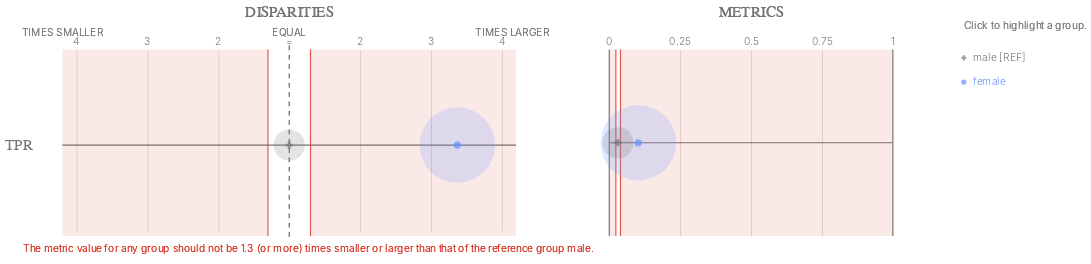

Write notebook code for a chart like this one.
### Code cell
ap.disparities_metrics(bdf, metrics, 'teacher_sex', fairness_threshold = 1.30)

### Figure 1 — Vega-Lite specification as saved in the notebook (floating-point values rounded to 4 significant figures)
{"config": {"view": {"continuousWidth": 400, "continuousHeight": 300, "strokeWidth": 0}, "axisLeft": {"labelColor": "rgb(117,117,117)", "labelFont": "Helvetica", "labelFontSize": 16}}, "hconcat": [{"layer": [{"data": {"name": "data-a80bbe78875d74850191493116348974"}, "mark": {"type": "rule", "stroke": "rgb(117,117,117)", "strokeWidth": 1.25, "tooltip": ""}, "encoding": {"x": {"type": "quantitative", "field": "x", "scale": {"domain": [-3, 3], "range": [57.0, 513.0]}}, "x2": {"field": "x2"}, "y": {"type": "nominal", "axis": {"domain": false, "labelAngle": 0, "labelPadding": -10, "orient": "left", "ticks": false, "title": ""}, "field": "metric", "scale": {"domain": ["TPR"], "range": [30, 225.0]}}}}, {"data": {"name": "data-79dd248bdaa0ea02c535240e8ad022c8"}, "mark": {"type": "rule", "stroke": "rgb(117,117,117)", "strokeDash": [5, 5], "strokeWidth": 1}, "encoding": {"tooltip": {"value": "male [REF]"}, "x": {"value": 285.0}, "y": {"value": 20.83}, "y2": {"value": 229.2}}}, {"data": {"name": "data-f70f876ef858e7578abafe4eee75fee4"}, "mark": {"type": "text", "align": "center", "color": "rgb(117,117,117)", "font": "Helvetica", "fontSize": 11, "fontWeight": 300, "tooltip": ""}, "encoding": {"text": {"type": "nominal", "field": "label"}, "x": {"type": "quantitative", "field": "value", "scale": {"domain": [-3, 3], "range": [57.0, 513.0]}}, "y": {"value": 17.5}}}, {"layer": [{"mark": {"type": "text", "align": "right", "fill": "rgb(117,117,117)", "font": "Helvetica", "fontSize": 11, "fontWeight": 300, "tooltip": ""}, "encoding": {"text": {"value": "TIMES SMALLER"}, "x": {"value": 85.5}, "y": {"value": 7.5}}}, {"mark": {"type": "text", "align": "left", "fill": "rgb(117,117,117)", "font": "Helvetica", "fontSize": 11, "fontWeight": 300, "tooltip": ""}, "encoding": {"text": {"value": "TIMES LARGER"}, "x": {"value": 484.5}, "y": {"value": 7.5}}}, {"mark": {"type": "text", "align": "center", "fill": "rgb(117,117,117)", "font": "Helvetica", "fontSize": 11, "fontWeight": 300, "tooltip": ""}, "encoding": {"text": {"value": "EQUAL"}, "x": {"value": 285.0}, "y": {"value": 7.5}}}], "data": {"name": "data-79dd248bdaa0ea02c535240e8ad022c8"}}, {"layer": [{"mark": {"type": "rule", "opacity": 0.8, "stroke": "rgb(217, 46, 28)", "strokeWidth": 1.25, "tooltip": ""}, "encoding": {"x": {"type": "quantitative", "field": "min", "scale": {"domain": [-3, 3], "range": [57.0, 513.0]}}, "y": {"value": 25.0}, "y2": {"value": 225.0}}}, {"mark": {"type": "rule", "opacity": 0.8, "stroke": "rgb(217, 46, 28)", "strokeWidth": 1.25, "tooltip": ""}, "encoding": {"x": {"type": "quantitative", "field": "max", "scale": {"domain": [-3, 3], "range": [57.0, 513.0]}}, "y": {"value": 25.0}, "y2": {"value": 225.0}}}, {"layer": [{"mark": {"type": "rect", "fill": "rgb(217, 46, 28)", "opacity": 0.1, "tooltip": ""}, "encoding": {"x": {"type": "quantitative", "field": "min", "scale": {"domain": [-3, 3], "range": [57.0, 513.0]}}, "x2": {"field": "lower_end"}, "y": {"value": 25.0}, "y2": {"value": 225.0}}}, {"mark": {"type": "rect", "fill": "rgb(217, 46, 28)", "opacity": 0.1, "tooltip": ""}, "encoding": {"x": {"type": "quantitative", "field": "max", "scale": {"domain": [-3, 3], "range": [57.0, 513.0]}}, "x2": {"field": "upper_end"}, "y": {"value": 25.0}, "y2": {"value": 225.0}}}]}, {"data": {"name": "data-79dd248bdaa0ea02c535240e8ad022c8"}, "mark": {"type": "text", "align": "left", "baseline": "top", "fill": "rgb(217, 46, 28)", "font": "Helvetica", "fontSize": 11, "fontWeight": 300, "tooltip": ""}, "encoding": {"text": {"value": "The metric value for any group should not be 1.3 (or more) times smaller or larger than that of the reference group male."}, "x": {"value": 0}, "y": {"value": 233.3}}}], "data": {"name": "data-3dee117d57e1ece1df7853af976ed45d"}}, {"layer": [{"mark": "circle"}, {"data": {"name": "data-7aada5f1c963228e80b8d6567e8e6890"}, "mark": {"type": "circle", "opacity": 0.2}, "encoding": {"color": {"condition": {"type": "nominal", "field": "attribute_value", "legend": null, "scale": {"domain": ["male", "female"], "range": ["rgb(117,117,117)", "rgb(100, 143, 255)", "rgb(254, 97, 0)", "rgb(220, 38, 127)", "rgb(255, 176, 0)", "rgb(120, 94, 240)"]}, "selection": "selector047"}, "value": "rgb(224,224,224)"}, "size": {"type": "quantitative", "field": "group_size", "legend": null, "scale": {"domain": [0, 18110.0], "range": [0, 7854.0]}}, "tooltip": [{"type": "nominal", "field": "attribute_value", "title": "Group"}, {"type": "nominal", "field": "tooltip_group_size", "title": "Group Size"}, {"type": "nominal", "field": "tooltip_disparity_explanation_tpr", "title": "Disparity"}, {"type": "quantitative", "field": "tpr", "format": ".2f", "title": "TPR"}], "x": {"type": "quantitative", "axis": {"domain": false, "labels": false, "ticks": false, "title": null, "values": [-3, -2, -1, 1, 2, 3]}, "field": "tpr_disparity_scaled", "scale": {"domain": [-3, 3], "range": [57.0, 513.0]}}, "y": {"type": "nominal", "axis": {"domain": false, "grid": false, "labels": false, "ticks": false, "title": " "}, "field": "metric_variable", "scale": {"domain": ["TPR"], "range": [30, 225.0]}}}, "selection": {"selector049": {"type": "multi", "empty": "all", "fields": ["attribute_value"]}}, "transform": [{"calculate": "'TPR'", "as": "metric_variable"}]}, {"layer": [{"mark": "point"}, {"data": {"name": "data-7aada5f1c963228e80b8d6567e8e6890"}, "mark": {"type": "point", "filled": true, "size": 60}, "encoding": {"color": {"condition": {"type": "nominal", "field": "attribute_value", "legend": null, "scale": {"domain": ["male", "female"], "range": ["rgb(117,117,117)", "rgb(100, 143, 255)", "rgb(254, 97, 0)", "rgb(220, 38, 127)", "rgb(255, 176, 0)", "rgb(120, 94, 240)"]}, "selection": "selector047"}, "value": "rgb(224,224,224)"}, "shape": {"type": "nominal", "field": "attribute_value", "legend": null, "scale": {"domain": ["male", "female"], "range": ["cross", "circle"]}}, "tooltip": [{"type": "nominal", "field": "attribute_value", "title": "Group"}, {"type": "nominal", "field": "tooltip_group_size", "title": "Group Size"}, {"type": "nominal", "field": "tooltip_disparity_explanation_tpr", "title": "Disparity"}, {"type": "quantitative", "field": "tpr", "format": ".2f", "title": "TPR"}], "x": {"type": "quantitative", "axis": {"domain": false, "labels": false, "ticks": false, "title": null, "values": [-3, -2, -1, 1, 2, 3]}, "field": "tpr_disparity_scaled", "scale": {"domain": [-3, 3], "range": [57.0, 513.0]}}, "y": {"type": "nominal", "axis": {"domain": false, "grid": false, "labels": false, "ticks": false, "title": " "}, "field": "metric_variable", "scale": {"domain": ["TPR"], "range": [30, 225.0]}}}, "selection": {"selector048": {"type": "multi", "empty": "all", "fields": ["attribute_value"]}}, "transform": [{"calculate": "'TPR'", "as": "metric_variable"}]}]}]}, {"data": {"name": "data-79dd248bdaa0ea02c535240e8ad022c8"}, "mark": {"type": "text", "align": "center", "fill": "rgb(117,117,117)", "font": "Helvetica", "fontSize": 16, "tooltip": ""}, "encoding": {"text": {"value": "DISPARITIES"}, "x": {"value": 285.0}, "y": {"value": -15}}}], "height": 250, "resolve": {"scale": {"size": "independent", "y": "independent"}}, "width": 570.0}, {"layer": [{"data": {"name": "data-2877b248c93196b56da8c0b23bb53c1d"}, "mark": {"type": "rule", "stroke": "rgb(117,117,117)", "strokeWidth": 1.25, "tooltip": ""}, "encoding": {"x": {"type": "quantitative", "field": "start", "scale": {"domain": [0, 1], "range": [38.0, 342.0]}}, "x2": {"field": "end"}, "y": {"type": "nominal", "axis": {"domain": false, "grid": false, "labels": false, "ticks": false, "title": " "}, "field": "y_position", "scale": {"domain": ["TPR"], "range": [25.0, 225.0]}}}}, {"data": {"name": "data-6cfe259518f6c7b358d8f836a73e6b7f"}, "mark": {"type": "rule", "stroke": "rgb(117,117,117)", "strokeWidth": 1.25, "tooltip": ""}, "encoding": {"x": {"type": "quantitative", "field": "x_position", "scale": {"domain": [0, 1], "range": [38.0, 342.0]}}, "y": {"value": 25.0}, "y2": {"value": 225.0}}}, {"data": {"name": "data-60ed1133fa688d151d36705a369482e0"}, "mark": {"type": "text", "align": "center", "color": "rgb(117,117,117)", "font": "Helvetica", "fontSize": 11, "fontWeight": 300, "tooltip": ""}, "encoding": {"text": {"type": "nominal", "field": "value"}, "x": {"type": "quantitative", "field": "value", "scale": {"domain": [0, 1], "range": [38.0, 342.0]}}, "y": {"value": 17.5}}}, {"layer": [{"mark": {"type": "rect", "opacity": 0.8, "stroke": "rgb(217, 46, 28)", "strokeWidth": 1.25, "tooltip": ""}, "encoding": {"x": {"type": "quantitative", "field": "lower_threshold_value", "scale": {"domain": [0, 1], "range": [38.0, 342.0]}}, "x2": {"field": "lower_threshold_value"}, "y": {"type": "nominal", "axis": {"domain": false, "grid": false, "labels": false, "ticks": false, "title": " "}, "field": "metric", "scale": {"domain": ["TPR"], "range": [25.0, 225.0]}}}}, {"mark": {"type": "rect", "opacity": 0.8, "stroke": "rgb(217, 46, 28)", "strokeWidth": 1.25, "tooltip": ""}, "encoding": {"x": {"type": "quantitative", "field": "upper_threshold_value", "scale": {"domain": [0, 1], "range": [38.0, 342.0]}}, "x2": {"field": "upper_threshold_value"}, "y": {"type": "nominal", "axis": {"domain": false, "grid": false, "labels": false, "ticks": false, "title": " "}, "field": "metric", "scale": {"domain": ["TPR"], "range": [25.0, 225.0]}}}}, {"layer": [{"mark": {"type": "rect", "fill": "rgb(217, 46, 28)", "opacity": 0.1, "tooltip": ""}, "encoding": {"x": {"type": "quantitative", "field": "lower_threshold_value", "scale": {"domain": [0, 1], "range": [38.0, 342.0]}}, "x2": {"field": "lower_end"}, "y": {"type": "nominal", "axis": {"domain": false, "grid": false, "labels": false, "ticks": false, "title": " "}, "field": "metric", "scale": {"domain": ["TPR"], "range": [25.0, 225.0]}}}}, {"mark": {"type": "rect", "fill": "rgb(217, 46, 28)", "opacity": 0.1, "tooltip": ""}, "encoding": {"x": {"type": "quantitative", "field": "upper_threshold_value", "scale": {"domain": [0, 1], "range": [38.0, 342.0]}}, "x2": {"field": "upper_end"}, "y": {"type": "nominal", "axis": {"domain": false, "grid": false, "labels": false, "ticks": false, "title": " "}, "field": "metric", "scale": {"domain": ["TPR"], "range": [25.0, 225.0]}}}}]}], "data": {"name": "data-bde113a9093594c38666806d9ec52be7"}}, {"layer": [{"mark": "circle"}, {"data": {"name": "data-7aada5f1c963228e80b8d6567e8e6890"}, "mark": {"type": "circle", "opacity": 0.2}, "encoding": {"color": {"condition": {"type": "nominal", "field": "attribute_value", "legend": null, "scale": {"domain": ["male", "female"], "range": ["rgb(117,117,117)", "rgb(100, 143, 255)", "rgb(254, 97, 0)", "rgb(220, 38, 127)", "rgb(255, 176, 0)", "rgb(120, 94, 240)"]}, "selection": "selector047"}, "value": "rgb(224,224,224)"}, "size": {"type": "quantitative", "field": "group_size", "legend": null, "scale": {"domain": [0, 18110.0], "range": [0, 7854.0]}}, "tooltip": [{"type": "nominal", "field": "attribute_value", "title": "Group"}, {"type": "nominal", "field": "tooltip_group_size", "title": "Group Size"}, {"type": "nominal", "field": "tooltip_disparity_explanation_tpr", "title": "Disparity"}, {"type": "quantitative", "field": "tpr", "format": ".2f", "title": "TPR"}], "x": {"type": "quantitative", "axis": {"domain": false, "labels": false, "ticks": false, "title": null, "values": [0.25, 0.5, 0.75]}, "field": "tpr", "scale": {"domain": [0, 1], "range": [38.0, 342.0]}}, "y": {"type": "nominal", "axis": {"domain": false, "grid": false, "labels": false, "ticks": false, "title": " "}, "field": "metric_variable", "scale": {"domain": ["TPR"], "range": [25.0, 225.0]}}}, "selection": {"selector051": {"type": "multi", "empty": "all", "fields": ["attribute_value"]}}, "transform": [{"calculate": "'TPR'", "as": "metric_variable"}]}, {"layer": [{"mark": "point"}, {"data": {"name": "data-7aada5f1c963228e80b8d6567e8e6890"}, "mark": {"type": "point", "filled": true, "size": 60}, "encoding": {"color": {"condition": {"type": "nominal", "field": "attribute_value", "legend": null, "scale": {"domain": ["male", "female"], "range": ["rgb(117,117,117)", "rgb(100, 143, 255)", "rgb(254, 97, 0)", "rgb(220, 38, 127)", "rgb(255, 176, 0)", "rgb(120, 94, 240)"]}, "selection": "selector047"}, "value": "rgb(224,224,224)"}, "shape": {"type": "nominal", "field": "attribute_value", "legend": null, "scale": {"domain": ["male", "female"], "range": ["cross", "circle"]}}, "tooltip": [{"type": "nominal", "field": "attribute_value", "title": "Group"}, {"type": "nominal", "field": "tooltip_group_size", "title": "Group Size"}, {"type": "nominal", "field": "tooltip_disparity_explanation_tpr", "title": "Disparity"}, {"type": "quantitative", "field": "tpr", "format": ".2f", "title": "TPR"}], "x": {"type": "quantitative", "axis": {"domain": false, "labels": false, "ticks": false, "title": null, "values": [0.25, 0.5, 0.75]}, "field": "tpr", "scale": {"domain": [0, 1], "range": [38.0, 342.0]}}, "y": {"type": "nominal", "axis": {"domain": false, "grid": false, "labels": false, "ticks": false, "title": " "}, "field": "metric_variable", "scale": {"domain": ["TPR"], "range": [25.0, 225.0]}}}, "selection": {"selector050": {"type": "multi", "empty": "all", "fields": ["attribute_value"]}}, "transform": [{"calculate": "'TPR'", "as": "metric_variable"}]}]}]}, {"data": {"name": "data-79dd248bdaa0ea02c535240e8ad022c8"}, "mark": {"type": "text", "align": "center", "fill": "rgb(117,117,117)", "font": "Helvetica", "fontSize": 16, "tooltip": ""}, "encoding": {"text": {"value": "METRICS"}, "x": {"value": 190.0}, "y": {"value": -15}}}, {"layer": [{"mark": {"type": "point", "filled": true, "tooltip": ""}, "encoding": {"color": {"condition": {"type": "nominal", "field": "attribute_value", "legend": null, "scale": {"domain": ["male", "female"], "range": ["rgb(117,117,117)", "rgb(100, 143, 255)", "rgb(254, 97, 0)", "rgb(220, 38, 127)", "rgb(255, 176, 0)", "rgb(120, 94, 240)"]}, "selection": "selector047"}, "value": "rgb(224,224,224)"}, "shape": {"type": "nominal", "field": "attribute_value", "legend": null, "scale": {"domain": ["male", "female"], "range": ["cross", "circle"]}}, "x": {"value": 418.0}, "y": {"type": "nominal", "axis": {"domain": false, "grid": false, "labels": false, "ticks": false, "title": " "}, "field": "attribute_value", "scale": {"domain": ["male", "female"], "range": [21, 73]}}}, "selection": {"selector047": {"type": "multi", "empty": "all", "fields": ["attribute_value"]}}}, {"mark": {"type": "text", "align": "left", "baseline": "middle", "font": "Helvetica", "fontSize": 11, "fontWeight": 300, "tooltip": ""}, "encoding": {"color": {"condition": {"type": "nominal", "field": "attribute_value", "legend": null, "scale": {"domain": ["male", "female"], "range": ["rgb(117,117,117)", "rgb(100, 143, 255)", "rgb(254, 97, 0)", "rgb(220, 38, 127)", "rgb(255, 176, 0)", "rgb(120, 94, 240)"]}, "selection": "selector047"}, "value": "rgb(224,224,224)"}, "text": {"type": "nominal", "field": "label"}, "x": {"value": 428.0}, "y": {"type": "nominal", "axis": {"domain": false, "grid": false, "labels": false, "ticks": false, "title": " "}, "field": "attribute_value", "scale": {"domain": ["male", "female"], "range": [21, 73]}}}, "selection": {"selector052": {"type": "multi", "empty": "all", "fields": ["attribute_value"]}}}, {"data": {"name": "data-79dd248bdaa0ea02c535240e8ad022c8"}, "mark": {"type": "text", "align": "left", "baseline": "middle", "color": "rgb(117,117,117)", "font": "Helvetica", "fontSize": 11, "fontWeight": 300, "tooltip": ""}, "encoding": {"text": {"value": "Click to highlight a group."}, "x": {"value": 418.0}, "y": {"value": 0}}}], "data": {"name": "data-b9f75b5c0827c85fba1c9c9d5d5ac8e6"}}], "height": 250, "resolve": {"scale": {"y": "independent"}}, "width": 380.0}], "bounds": "flush", "spacing": 20, "$schema": "https://vega.github.io/schema/vega-lite/v4.8.1.json", "datasets": {"data-a80bbe78875d74850191493116348974": [{"metric": "TPR", "x": -3.2, "x2": 3.2}], "data-79dd248bdaa0ea02c535240e8ad022c8": [{"a": 1, "b": 0}, {"a": 1, "b": 0}], "data-f70f876ef858e7578abafe4eee75fee4": [{"value": -3, "label": 4}, {"value": -2, "label": 3}, {"value": -1, "label": 2}, {"value": 0, "label": "="}, {"value": 1, "label": 2}, {"value": 2, "label": 3}, {"value": 3, "label": 4}], "data-3dee117d57e1ece1df7853af976ed45d": [{"min": -0.3, "max": 0.3, "lower_end": -3.2, "upper_end": 3.2}], "data-7aada5f1c963228e80b8d6567e8e6890": [{"attribute_name": "teacher_sex", "attribute_value": "female", "group_size": 15093, "total_entities": 17677, "tpr": 0.1024, "tpr_disparity": 3.371, "tpr_disparity_scaled": 2.371, "tooltip_group_size": "15,093 (85.38%)", "tooltip_disparity_explanation_tpr": "3.37 times larger TPR than the reference group"}, {"attribute_name": "teacher_sex", "attribute_value": "male", "group_size": 2584, "total_entities": 17677, "tpr": 0.03038, "tpr_disparity": 1.0, "tpr_disparity_scaled": 0.0, "tooltip_group_size": "2,584 (14.62%)", "tooltip_disparity_explanation_tpr": "Reference group"}], "data-2877b248c93196b56da8c0b23bb53c1d": [{"y_position": "TPR", "start": 0, "end": 1}], "data-6cfe259518f6c7b358d8f836a73e6b7f": [{"x_position": 0}, {"x_position": 1}], "data-60ed1133fa688d151d36705a369482e0": [{"value": 0.0}, {"value": 0.25}, {"value": 0.5}, {"value": 0.75}, {"value": 1.0}], "data-bde113a9093594c38666806d9ec52be7": [{"lower_end": 0, "upper_end": 1, "lower_threshold_value": 0.02337, "upper_threshold_value": 0.03949, "metric": "TPR"}], "data-b9f75b5c0827c85fba1c9c9d5d5ac8e6": [{"attribute_value": "male", "label": "male [REF]"}, {"attribute_value": "female", "label": "female"}]}}
